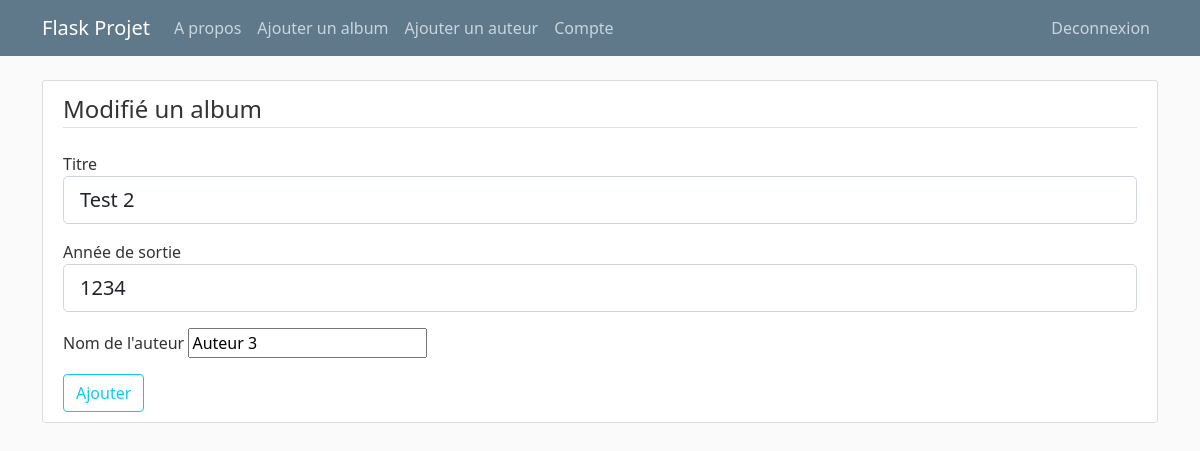
/album/1/update (signed in), run on the app's committed database.
### flaskblog/models.py (models this page shows, shortened)
class Album(db.Model):
    __tablename__ = 'albums'
    id = db.Column(db.Integer, primary_key=True)
    title = db.Column(db.String(100), nullable=False)
    date_posted = db.Column(db.DateTime, nullable=False, default=datetime.datetime.now())
    release_year = db.Column(db.Integer, nullable=False)
    img = db.Column(db.String(100), nullable=False, default='default_cover.jpg')
    author_id = db.Column(db.Integer, db.ForeignKey('authors.id'), nullable=False) #Un album possède un unique author

### flaskblog/routes.py (the view)
@app.route("/album/<int:album_id>/update", methods=['POST', 'GET'])
@login_required
def update_album(album_id):
    album = Album.query.get_or_404(album_id)
    form = AlbumForm()
    if form.validate_on_submit():
        album.title = form.title.data
        album.release_year = form.release_year.data
        album.author.name = form.author_id.data
        db.session.commit()
        flash('Votre album a bien été mis à jour !', 'success')
        return redirect(url_for('album', album_id=album.id))
    elif request.method == 'GET':
        form.title.data = album.title
        form.release_year.data = album.release_year
        form.author_id.data = album.author.name
    return render_template('create_album.html', title='Modifier un album', form=form, legend="Modifié un album")

### flaskblog/forms.py
class AlbumForm(FlaskForm):
    title = StringField('Titre', validators=[DataRequired(message='Ce champs est requis')])
    release_year = IntegerField('Année de sortie', validators=[DataRequired(message='Ce champs doit être remplis')])
    author_id = StringField('Nom de l\'auteur', validators=[DataRequired()])
    submit = SubmitField('Ajouter')

### flaskblog/models.py (called while the page is built)
@login_manager.user_loader
def load_user(user_id):
    return User.query.get(int(user_id))

### flaskblog/templates/create_album.html (shortened to what this page needs)
{% extends "layout.html" %}
{% block content %}
<div class="content-section">
    <form method="POST" action="">
        <fieldset class="form-group">
            <legend class="border-bottom mb-4">{{ legend }}</legend>
            <div class="form-group mt-3">
                {{ form.title.label(class="form-control-label") }}
                {% if form.title.errors %}
                    {{ form.title(class="form-control form-control-lg is-invalid") }}
                    <div class="invalid-feedback">
                        {% for error in form.title.errors %}
                            <span>{{ error }}</span>
                        {% endfor %}
                    </div>
                {% else %}
                    {{ form.title(class="form-control form-control-lg") }}
                {% endif %}
            </div>
            <div class="form-group mt-3">
                {{ form.release_year.label(class="form-control-label") }}
                {% if form.release_year.errors %}
                    {{ form.release_year(class="form-control form-control-lg is-invalid") }}
                    <div class="invalid-feedback">
                        {% for error in form.release_year.errors %}
                            <span>{{ error }}</span>
                        {% endfor %}
                    </div>
                {% else %}
                    {{ form.release_year(class="form-control form-control-lg") }}
                {% endif %}
            </div>
            <div class="form-group mt-3">
                {{ form.author_id.label(class="form-control-label") }}
                {% if form.author_id.errors %}
                    {{ form.author_id(class="form-control form-control-lg is-invalid") }}
                    <div class="invalid-feedback">
                        {% for error in form.author_id.errors %}
                            <span>{{ error }}</span>
                        {% endfor %}
                    </div>
                {% else %}
                    {{ form.author_id(class="") }}
                {% endif %}
            </div>
        </fieldset>
        <div class="form-group mt-3">
            {{ form.submit(class="btn btn-outline-info") }}
        </div>
    </form>
</div>
{% endblock content %}

### flaskblog/static/main.css (style rules this page uses)
body { background: #fafafa; color: #333333; margin-top: 5rem; }
.content-section { background: #ffffff; padding: 10px 20px; border: 1px solid #dddddd; border-radius: 3px; margin-bottom: 20px; }

### data on the page
Album: title "Test 2", release_year "1234", author_id "Auteur 3"

### other printed values
{{ legend }} "Modifié un album"
